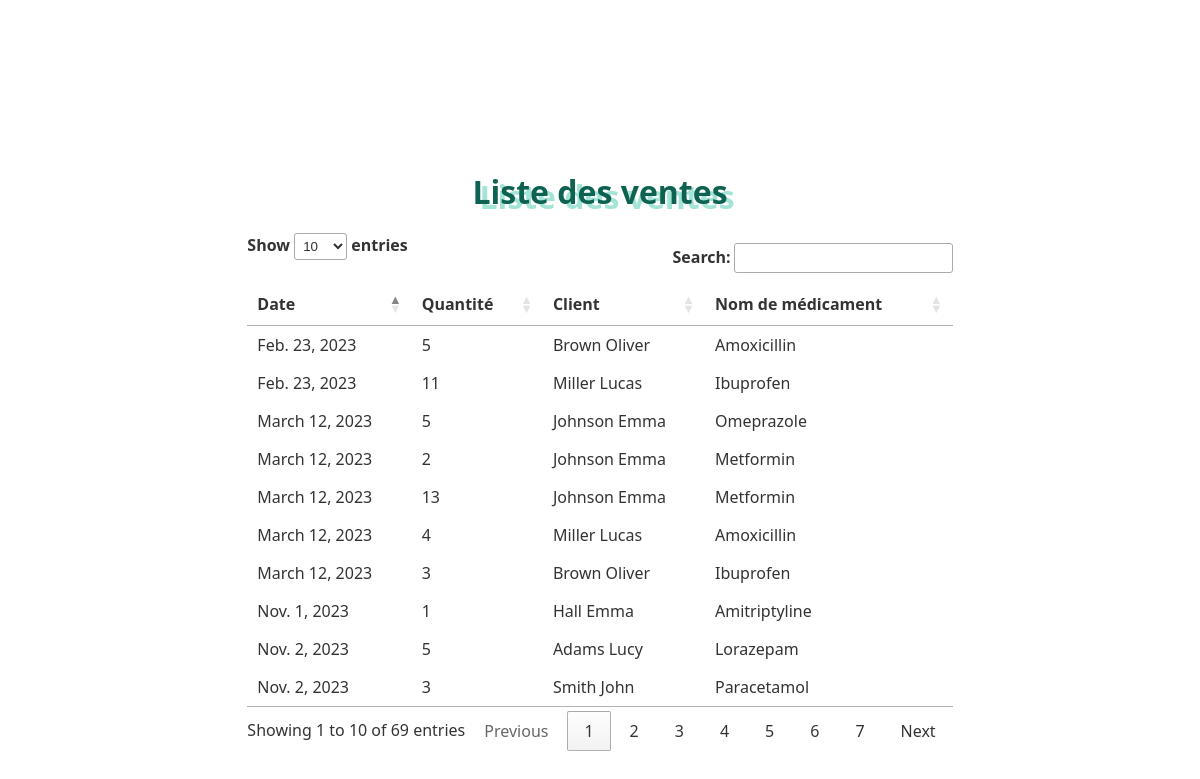
The app's page /ventes/ with its own data.
### pharmacieapp/models.py (models this page shows, shortened)
class Vente(models.Model):
    ID_medic = models.ForeignKey(Medicament, on_delete=models.CASCADE)
    ID_client = models.ForeignKey(Client, on_delete=models.CASCADE)
    Date_vente = models.DateField(null=False)
    Quantite_vendue = models.IntegerField(null=False, validators=[MinValueValidator(0)])

class Client(models.Model):
    ID_client = models.AutoField(primary_key=True)
    Nom_client = models.CharField(max_length=100, null=False)
    Prenom_client = models.CharField(max_length=100, null=False)
    Age_Client = models.IntegerField(null=False, validators=[MinValueValidator(1)])
    Num_sec_social_client = models.CharField(max_length=13, unique=True, validators=[RegexValidator(r'^\d{13}$', message='Num_sec_social_client must be 13 digits.')])

class Medicament(models.Model):
    ID_medic = models.AutoField(primary_key=True)
    Nom_medic = models.CharField(max_length=100, null=False)
    Lot_medic = models.CharField(max_length=20, null=False)
    DCI = models.CharField(max_length=100, null=False)
    Dosage_medic = models.IntegerField()
    Prix_médic = models.DecimalField(max_digits=5, decimal_places=2, null=False)
    Prix_achat = models.DecimalField(max_digits=5, decimal_places=2, null=False)
    Forme_medic = models.CharField(max_length=20, choices=[('Sirop', 'Sirop'), ('Comprimé', 'Comprimé'), ('Suppo', 'Suppo')])
    Prémption_medic = models.DateField()
    Quantite_medic = models.IntegerField(null=False)
    class Meta:
        constraints = [
            models.CheckConstraint(check=models.Q(Dosage_medic__gt=0), name='positive_dosage'),
            models.CheckConstraint(check=models.Q(Prix_médic__gt=models.F('Prix_achat')), name='selling_price_higher_than_purchase_price'),
        ]

### pharmacieapp/views.py (the view)
# urls.py: path('ventes/', ventes_list, name='ventes_list'),
def ventes_list(request):
    ventes = Vente.objects.all()
    return render(request, 'ventes_list.html', {'ventes': ventes})

### pharmacieapp/templates/ventes_list.html (shortened to what this page needs)
<!DOCTYPE html>
<html>
<head>
    <link rel="stylesheet" type="text/css" href="/static/css/styles.css">
</head>
<body>
    <h1>Liste des ventes</h1>
    <table id="ventes-table">
        <thead>
            <tr>
                <th>Date</th>
                <th>Quantité</th>
                <th>Client</th>
                <th>Nom de médicament</th>
            </tr>
        </thead>
        <tbody>
            {% for vente in ventes %}
            <tr>
                <td>{{ vente.Date_vente }}</td>
                <td>{{ vente.Quantite_vendue }}</td>
                <td>{{ vente.ID_client.Nom_client }} {{ vente.ID_client.Prenom_client }}</td>
                <td>{{ vente.ID_medic.Nom_medic }}</td>
            </tr>
            {% endfor %}
        </tbody>
    </table>
</body>
</html>
<link rel="stylesheet" href="https://cdn.datatables.net/1.11.5/css/jquery.dataTables.min.css">

### pharmacieapp/static/css/styles.css (style rules this page uses)
body { background-image: url('https://img.freepik.com/photos-gratuite/pilules-vue-dessus_23-2148021477.jpg?w=826&t=st=1701304679~exp=1701305279~hmac=9280ebfbd941ff51c1ea98bf100e06507188294e2a62d1a1070dcb29497e843b'); font-family: 'Segoe UI', Tahoma, Geneva, Verdana, sans-serif; color: #333; background-size: cover; display: flex; flex-direction: column; justify-content: center; align-items: center; height: 90vh; margin: 90px; }
h1 { text-align: center; color: #0e6251; text-shadow: 7px 5px 0 #a3e4d7; margin-bottom: 20px; }

### pharmacieapp/templates/ventes_list.html (style rules this page uses)
body { background-image: url('https://img.freepik.com/photos-gratuite/pilules-vue-dessus_23-2148021477.jpg?w=826&t=st=1701304679~exp=1701305279~hmac=9280ebfbd941ff51c1ea98bf100e06507188294e2a62d1a1070dcb29497e843b'); font-family: 'Segoe UI', Tahoma, Geneva, Verdana, sans-serif; color: #333; background-size: cover; display: flex; flex-direction: column; justify-content: center; align-items: center; height: 90vh; margin: 90px; }

### records on screen
Vente: Date_vente "Nov. 1, 2023", Quantite_vendue "1", ID_client.Nom_client "Hall", ID_client.Prenom_client "Emma", ID_medic.Nom_medic "Amitriptyline"
Vente: Date_vente "Nov. 2, 2023", Quantite_vendue "5", ID_client.Nom_client "Adams", ID_client.Prenom_client "Lucy", ID_medic.Nom_medic "Lorazepam"
Vente: Date_vente "Nov. 2, 2023", Quantite_vendue "3", ID_client.Nom_client "Smith", ID_client.Prenom_client "John", ID_medic.Nom_medic "Paracetamol"
Vente: Date_vente "Feb. 23, 2023", Quantite_vendue "5", ID_client.Nom_client "Brown", ID_client.Prenom_client "Oliver", ID_medic.Nom_medic "Amoxicillin"
Vente: Date_vente "March 12, 2023", Quantite_vendue "5", ID_client.Nom_client "Johnson", ID_client.Prenom_client "Emma", ID_medic.Nom_medic "Omeprazole"
Vente: Date_vente "March 12, 2023", Quantite_vendue "2", ID_client.Nom_client "Johnson", ID_client.Prenom_client "Emma", ID_medic.Nom_medic "Metformin"
Vente: Date_vente "March 12, 2023", Quantite_vendue "13", ID_client.Nom_client "Johnson", ID_client.Prenom_client "Emma", ID_medic.Nom_medic "Metformin"
Vente: Date_vente "March 12, 2023", Quantite_vendue "4", ID_client.Nom_client "Miller", ID_client.Prenom_client "Lucas", ID_medic.Nom_medic "Amoxicillin"
Vente: Date_vente "March 12, 2023", Quantite_vendue "3", ID_client.Nom_client "Brown", ID_client.Prenom_client "Oliver", ID_medic.Nom_medic "Ibuprofen"
Vente: Date_vente "Feb. 23, 2023", Quantite_vendue "11", ID_client.Nom_client "Miller", ID_client.Prenom_client "Lucas", ID_medic.Nom_medic "Ibuprofen"
